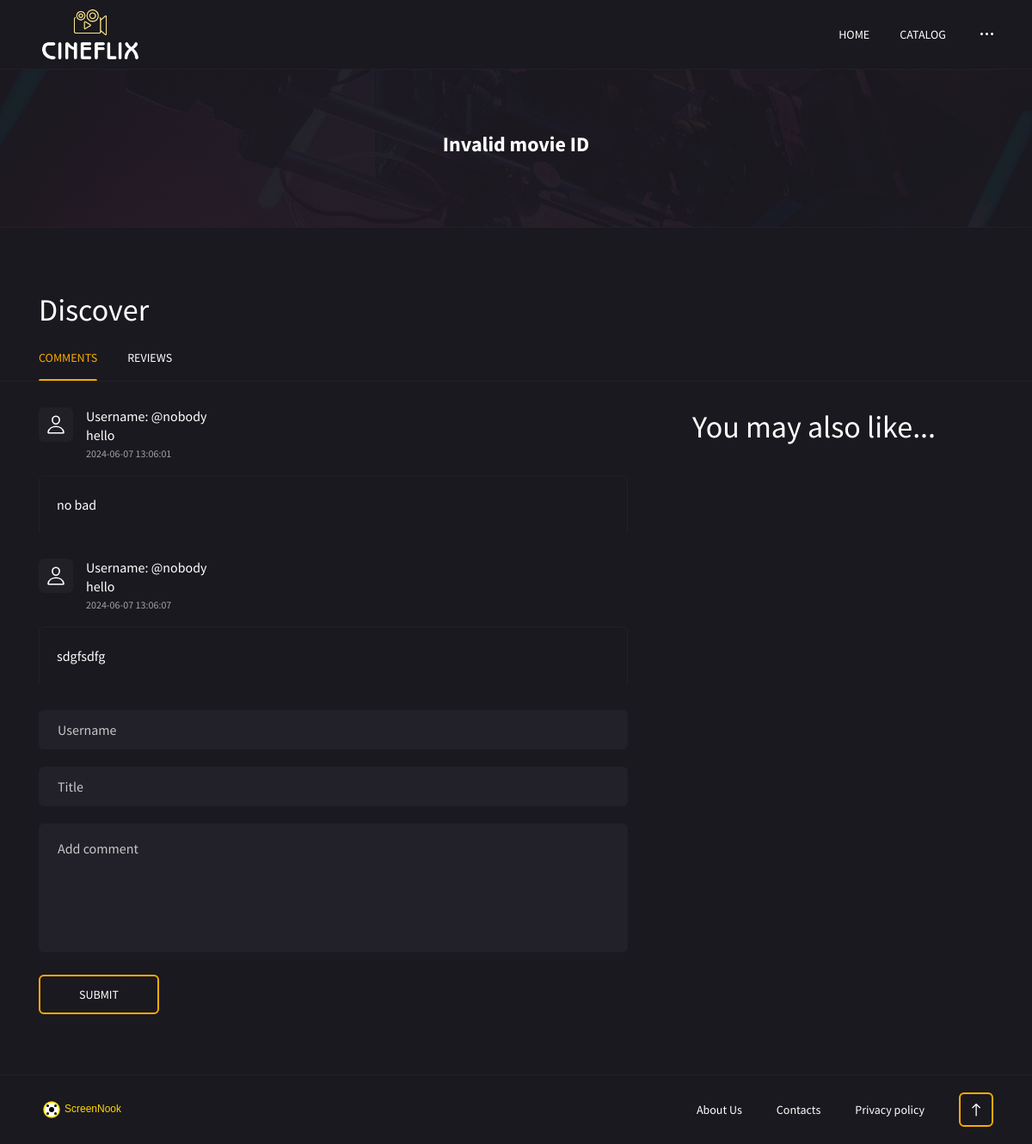
Screenshot of /main/details.php with the database file from the repository.
### tables this page shows
CREATE TABLE `comment` (
  `c_id` int(11) NOT NULL,
  `c_username` varchar(30) NOT NULL,
  `c_title` varchar(80) NOT NULL,
  `c_comment` varchar(255) NOT NULL,
  `c_time` timestamp NOT NULL DEFAULT current_timestamp() ON UPDATE current_timestamp()
);

### main/details.php (the view, shortened to what this page needs)
<!DOCTYPE html>
<html lang="en">
<head>
	<link rel="stylesheet" href="css/bootstrap-reboot.min.css">
	<link rel="stylesheet" href="css/bootstrap-grid.min.css">
	<link rel="stylesheet" href="css/owl.carousel.min.css">
	<link rel="stylesheet" href="css/jquery.mCustomScrollbar.min.css">
	<link rel="stylesheet" href="css/nouislider.min.css">
	<link rel="stylesheet" href="css/ionicons.min.css">
	<link rel="stylesheet" href="css/magnific-popup.css">
	<link rel="stylesheet" href="css/plyr.css">
	<link rel="stylesheet" href="css/photoswipe.css">
	<link rel="stylesheet" href="css/default-skin.css">
	<link rel="stylesheet" href="css/main.css">
</head>
<body class="body">
	<header class="header">
		<div class="container">
			<div class="row">
				<div class="col-12">
					<div class="header__content">
						<a href="index.php" class="header__logo">
							<img src="img/123.png" alt="">
						</a>
						<ul class="header__nav">
							<li class="header__nav-item">
								<a href="index.php" class="header__nav-link">Home</a>
							</li>
							<li class="header__nav-item">
								<a href="catalog.php" class="header__nav-link">Catalog</a>
							</li>
							<li class="dropdown header__nav-item">
								<a class="dropdown-toggle header__nav-link header__nav-link--more" href="#"
									role="button" id="dropdownMenuMore" data-toggle="dropdown" aria-haspopup="true"
									aria-expanded="false"><i class="icon ion-ios-more"></i></a>
							</li>
						</ul>
					</div>
				</div>
			</div>
		</div>
	</header>
	<section class="section section--details section--bg" data-bg="img/section/details.jpg">
		<?php
		include ('conn.php');
		if (isset($_GET['movie_id'])) {
			$movieId = $_GET['movie_id'];
			$sql = "SELECT * FROM `admin_add_item_movies` WHERE `id` = $movieId";
			$result = mysqli_query($conn, $sql);
			if ($row = mysqli_fetch_assoc($result)) {
				$title = $row['title'];
				?>
				<div class="container">
					<div class="row">
						<div class="col-12">
							<h1 class="section__title section__title--mb"><?php echo $row['title']; ?></h1>
						</div>
						<div class="col-12 col-xl-6">
							<div class="card card--details">
								<div class="row">
									<div class="col-12 col-sm-5 col-md-4 col-lg-3 col-xl-5">
										<div class="card__cover">
											<img src="../admin/coverimages/<?php echo $row['cover']; ?>" class="card-img-top">
											<span class="card__rate card__rate--green"><?php echo $row['rating'] ?></span>
										</div>
										<a href="<?php echo $row['link']; ?>" target="_blank" class="card_trailer"
											style="color:white;"><i class="icon ion-ios-play-circle"></i> Watch trailer</a>
									</div>
									<div class="col-12 col-md-8 col-lg-9 col-xl-7">
										<div class="card__content">
											<ul class="card__meta">
												<li><span>Director:</span><?php echo $row['director']; ?></li>
												<li><span>Cast:</span><?php echo $row['cast']; ?></li>
												<li><span>Genre:</span><i
														style="color: #f9ab00"><?php echo $row['genre']; ?></i>
												</li>
												<li><span>Release year:</span><?php echo $row['release_year']; ?></li>
												<li><span>Running time:</span><?php echo $row['runtime']; ?> minutes</li>
											</ul>
										</div>
									</div>
								</div>
							</div>
						</div>
						<div class="col-12 col-xl-6">
							<span><b style="color: #f9ab00">Description:</b></span>
							<div class="card__description">
								<?php echo $row['description']; ?>
							</div>
						</div>
						<?php
			} else {
				echo "<center><h1 style='color: white'>Movie not found</h1></center>";
			}
		} else {
			echo "<center><h1 style='color: white'>Invalid movie ID</h1></center>";
		}
		?>
	</section>
	<section class=" content">
		<div class="content__head">
			<div class="container">
				<div class="row">
					<div class="col-12">
						<br><br>
						<h2 class="content__title">Discover</h2>
						<ul class="nav nav-tabs content__tabs" id="content__tabs" role="tablist">
							<li class="nav-item">
								<a class="nav-link active" data-toggle="tab" href="#tab-1" role="tab"
									aria-controls="tab-1" aria-selected="true">Comments</a>
							</li>
							<li class="nav-item">
								<a class="nav-link" data-toggle="tab" href="#tab-2" role="tab" aria-controls="tab-2"
									aria-selected="false">Reviews</a>
							</li>
						</ul>
					</div>
				</div>
			</div>
		</div>
		<div class="container">
			<div class="row">
				<div class="col-12 col-lg-8 col-xl-8">
					<div class="tab-content">
						<div class="tab-pane fade show active" id="tab-1" role="tabpanel" aria-labelledby="1-tab">
							<div class="row">
								<div class="col-12">
									<div class="comments">
										<ul class="comments__list">
											<?php
											include ('conn.php');
											$sqlxx = "SELECT * FROM `comment`";
											$resultxx = mysqli_query($conn, $sqlxx);
											while ($rowxx = mysqli_fetch_array($resultxx)) {
												?>
												<li class="comments__item">
													<div class="comments__autor">
														<img class="comments__avatar" src="img/user.svg" alt="">
														<span class="comments__name">Username:
															<?php echo $rowxx['c_username']; ?></span>
														<span class="comments__title"
															style="color:white;"><?php echo $rowxx['c_title']; ?></span>
														<span class="comments__time"><?php echo $rowxx['c_time']; ?></span>
													</div>
													<p class="comments__text"><?php echo $rowxx['c_comment']; ?></p>
												</li>
												<?php
											}
											?>
										</ul>
										<form method="post">
											<input type="text" class="form__input" placeholder="Username" name="Username">
											<input type="text" class="form__input" placeholder="Title" name="c_title">
											<textarea id="text" name="text" class="form__textarea"
												placeholder="Add comment"></textarea>
											<input type="submit" class="form__btn" name="sub1">
										</form>
									</div>
								</div>
							</div>
						</div>
					</div>
				</div>
				<div class="col-12 col-lg-12 col-xl-4">
					<div class="row row--grid">
						<div class="col-12">
							<h2 class="section__title section__title--sidebar">You may also like...</h2>
						</div>
				</div>
			</div>
		</div>
	</section>
	<footer class="footer">
		<div class="container">
			<div class="row">
				<div class="col-12">
					<div class="footer__content">
						<a href="index.html" class="footer__logo">
							<img src="img/logo.svg" alt="">
						</a>
						<nav class="footer__nav">
							<a href="about.html">About Us</a>
							<a href="contacts.php">Contacts</a>
							<a href="privacy.html">Privacy policy</a>
						</nav>
						<button class="footer__back" type="button">
							<i class="icon ion-ios-arrow-round-up"></i>
						</button>
					</div>
				</div>
			</div>
		</div>
	</footer>
</body>
</html>

### rows the page displays
comment: c_username "@nobody", c_title "hello", c_time "2024-06-07 13:06:01", c_comment "no bad"
comment: c_username "@nobody", c_title "hello", c_time "2024-06-07 13:06:07", c_comment "sdgfsdfg"
